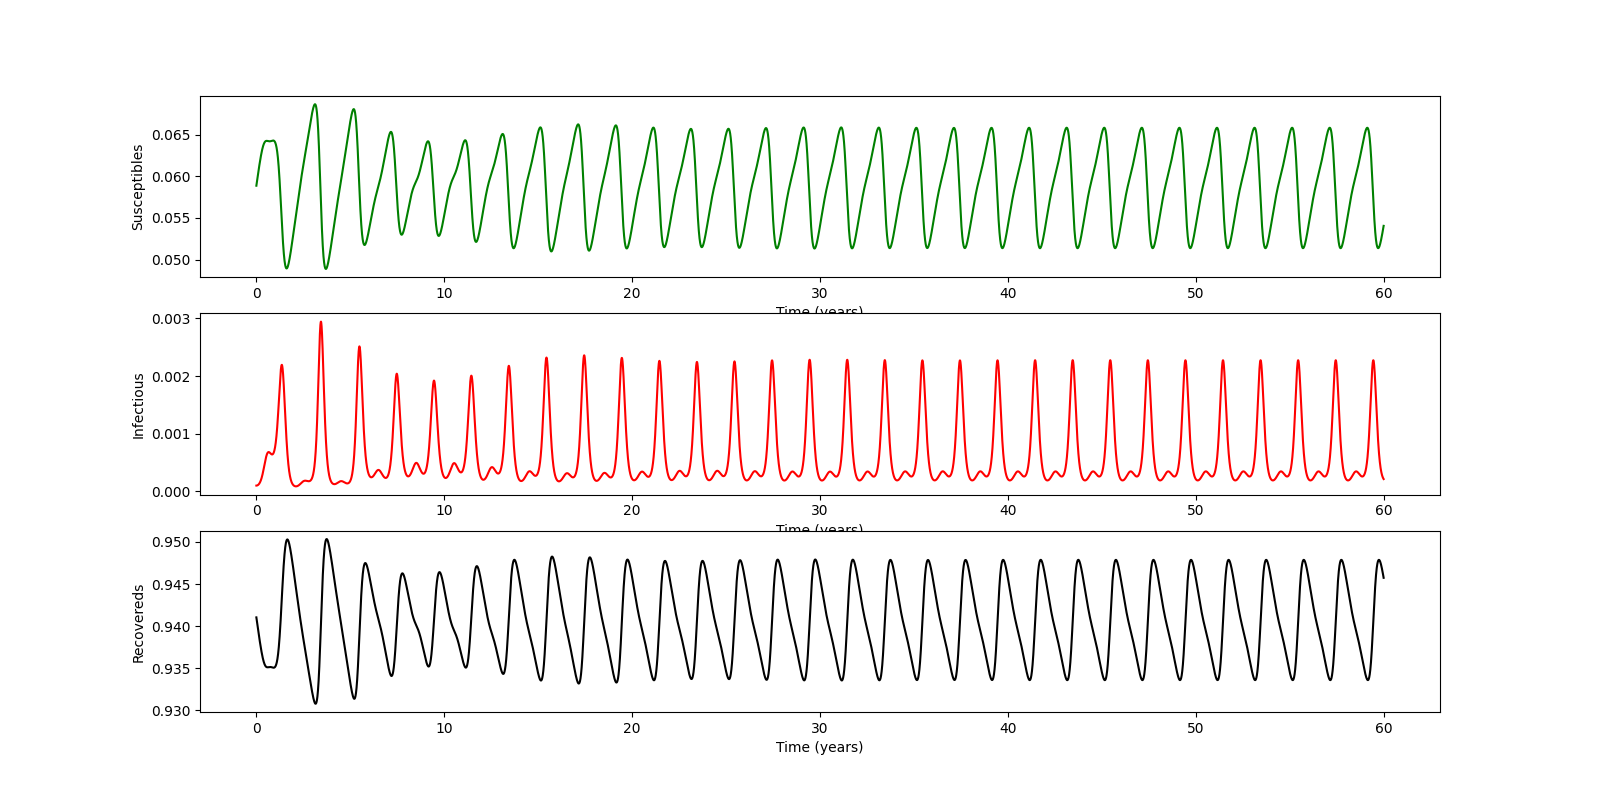

This chart was generated by the following Python code:
#!/usr/bin/env python3

####################################################################
###    This is the PYTHON version of program 5.1 from page 160 of  #
### "Modeling Infectious Disease in humans and animals"            #
### by Keeling & Rohani.										   #
###																   #
### It is the simple SIR epidemic with sinusoidal forcing of the   #
### transmission rate.											   #
### Note: setting beta1 too high can cause numerical difficulties. #
####################################################################

###################################
### Written by Ilias Soumpasis    #
### [email redacted]	  #
###################################

# Environment Preparation
import scipy.integrate as spi
import numpy as np
import pylab as pl

# Parameters
beta0=17/13.0;
beta1=([0.1]);
gamma=1/13.0;
mu=1/(50*365.0);
S0=1/17.0;
I0=1e-4;
ND=MaxTime=60*365.0;
TS=1.0


### This code can also be used to generate bifurcation diagrams, by setting
### beta1 equal to a vector of seasonality rates. The bifurcation diagram is
### constructed using extrapolated initial conditions. Try:
# (beta0,beta1,gamma,mu,S0,I0,ND)=(17/13.,np.arange(0.001,0.251,0.001),1/13.,1./(50*365),1/17.,1e-4,20*365)

INPUT=np.array((S0,I0, 1-S0-I0))

# Model Defintion
def diff_eqs(INP,t):
	'''The main set of equations'''
	Y=np.zeros((3))
	V = INP
	beta=beta0*(1+beta1*np.sin(2*np.pi*t/365))
	Y[0] = mu - beta*V[0]*V[1] - mu*V[0]
	Y[1] = beta*V[0]*V[1] - mu*V[1] - gamma*V[1]
	Y[2] = gamma * V[1] - mu * V[2]
	return Y   # For odeint

# Model Run
if len(beta1)==1:
	beta1=beta1[0]
	t_start = 0.0; t_end = ND; t_inc = TS
	t_range = np.arange(t_start, t_end+t_inc, t_inc)
	RES = spi.odeint(diff_eqs,INPUT,t_range)

	# Print Results
	print (RES)

	t=(np.arange(ND)/365.)
	#Ploting
	pl.figure(figsize=(16, 8))
	pl.subplot(311)
	pl.plot(t,RES[1:,0], 'g', label='S')
	pl.xlabel ('Time (years)')
	pl.ylabel ('Susceptibles')
	pl.subplot(312)
	pl.plot(t,RES[1:,1], 'r', label='I')
	pl.xlabel ('Time (years)')
	pl.ylabel ('Infectious')
	pl.subplot(313)
	pl.plot(t,1-(RES[1:,0]+RES[1:,1]), 'k', label='R')
	pl.xlabel ('Time (years)')
	pl.ylabel ('Recovereds')
	pl.savefig('Program_5_1.png')

else:
	pl.ion()
	if ND < 3650:
		ND = 3650
	beta2=beta1
	Bifur_I=np.zeros((len(beta2),10))
	for i in range(len(beta2)):
		beta1 = beta2[i]
		# Model Run
		t_start = 0.0; t_end = ND; t_inc = TS
		t_range = np.arange(t_start, t_end+t_inc, t_inc)
		RES = spi.odeint(diff_eqs,INPUT,t_range)
		INPUT=RES[-1]
		for j in range(10):
			Bifur_I[i,j]=RES[np.arange(ND)[((ND-j*365)-1)],1]

		### Producing the plot step by step but it is slow
		### Prefer to make a video as shown in spatial models
		# if i > 1:
		# 	pl.semilogy (beta2, Bifur_I, '.k')
		# 	pl.xlabel (r'Seasonality, $\beta_1$')
		# 	pl.ylabel (r'Level of Infection')
	pl.ioff()
	pl.figure(figsize=(16, 8))
	pl.semilogy (beta2, (Bifur_I), '.k')
	### if TeX commands do not work comment comment the next line
	pl.xlabel (r'Seasonality, $\beta_1$')
	pl.ylabel (r'Level of Infection')
	pl.savefig('Program_5_1_bifurcation.png')
	### if TeX commands do not work comment uncomment the next line
#	pl.xlabel ('Seasonality, beta1')
#	pl.ylabel ('Level of Infection (log_10)')
pl.show()
